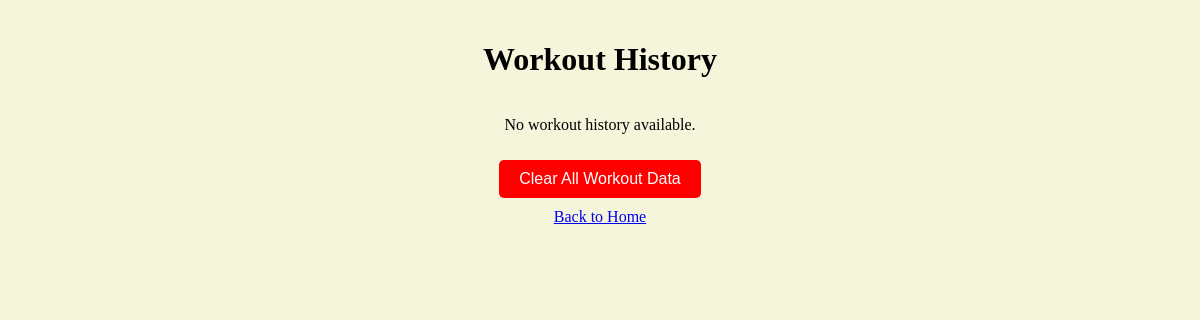
/workout_history, run on an earlier commit of the app's database.
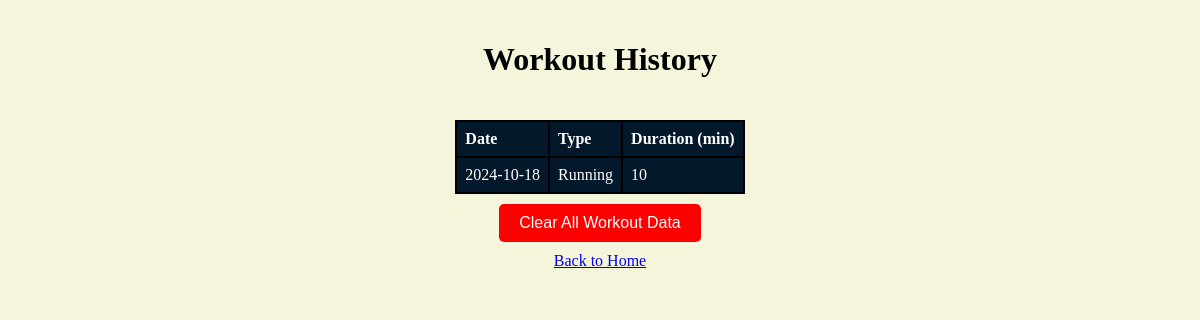
And on a later commit of the database.
### tables this page shows
CREATE TABLE workouts
                 (id INTEGER PRIMARY KEY AUTOINCREMENT,
                  date TEXT,
                  type TEXT,
                  duration INTEGER,
                  notes TEXT);

### app.py (the view)
@app.route('/workout_history')
def workout_history():
    conn = get_db_connection()
    workouts = conn.execute('SELECT * FROM workouts ORDER BY date DESC').fetchall()
    conn.close()
    return render_template('workout_history.html', workouts=workouts)

### app.py (called while the page is built)
def get_db_connection():
    conn = sqlite3.connect('workouts.db')
    conn.row_factory = sqlite3.Row
    return conn

### templates/workout_history.html (shortened to what this page needs)
<!DOCTYPE html>
<html lang="en">
<head>
    <link rel="stylesheet" href="/static/workout_history.css">
</head>
<body>
    <h1>Workout History</h1>
    {%if workouts%}
    <table>
        <tr>
            <th>Date</th>
            <th>Type</th>
            <th>Duration (min)</th>
        </tr>
            {% for workout in workouts %}
            <tr>
                <td>{{ workout['date'] }}</td>
                <td>{{ workout['type'] }}</td>
                <td>{{ workout['duration'] }}</td>
            </tr>
            {% endfor %}
    </table>
    {% else %}
        <p>No workout history available.</p>
    {% endif %}
    <form method="POST" action="/clear_data">
        <button type="submit" class="clear-button">Clear All Workout Data</button>
    </form>
    <a href="/">Back to Home</a>
</body>
</html>

### static/workout_history.css (style rules this page uses)
body { background-color: beige; display: flex; flex-direction: column; justify-content: center; align-items: center; margin-top: 20px; margin-bottom: 30px; }
table { color: white; width: cover; border-collapse: collapse; margin-top: 20px; background-color: rgb(3, 24, 43); }
table, th, td { border: 2px solid black; }
th, td { padding: 8px; text-align: left; }
.clear-button { background-color: red; color: white; border: none; padding: 10px 20px; text-align: center; text-decoration: none; display: inline-block; font-size: 16px; margin: 10px 0; cursor: pointer; border-radius: 5px; }

What changed in the data, as far as the page shows it:
added workouts: date "2024-10-18", type "Running", duration "10"
Also different on the page:
text no longer shown: "No workout history available."
text now shown: "Date Type Duration (min)"
